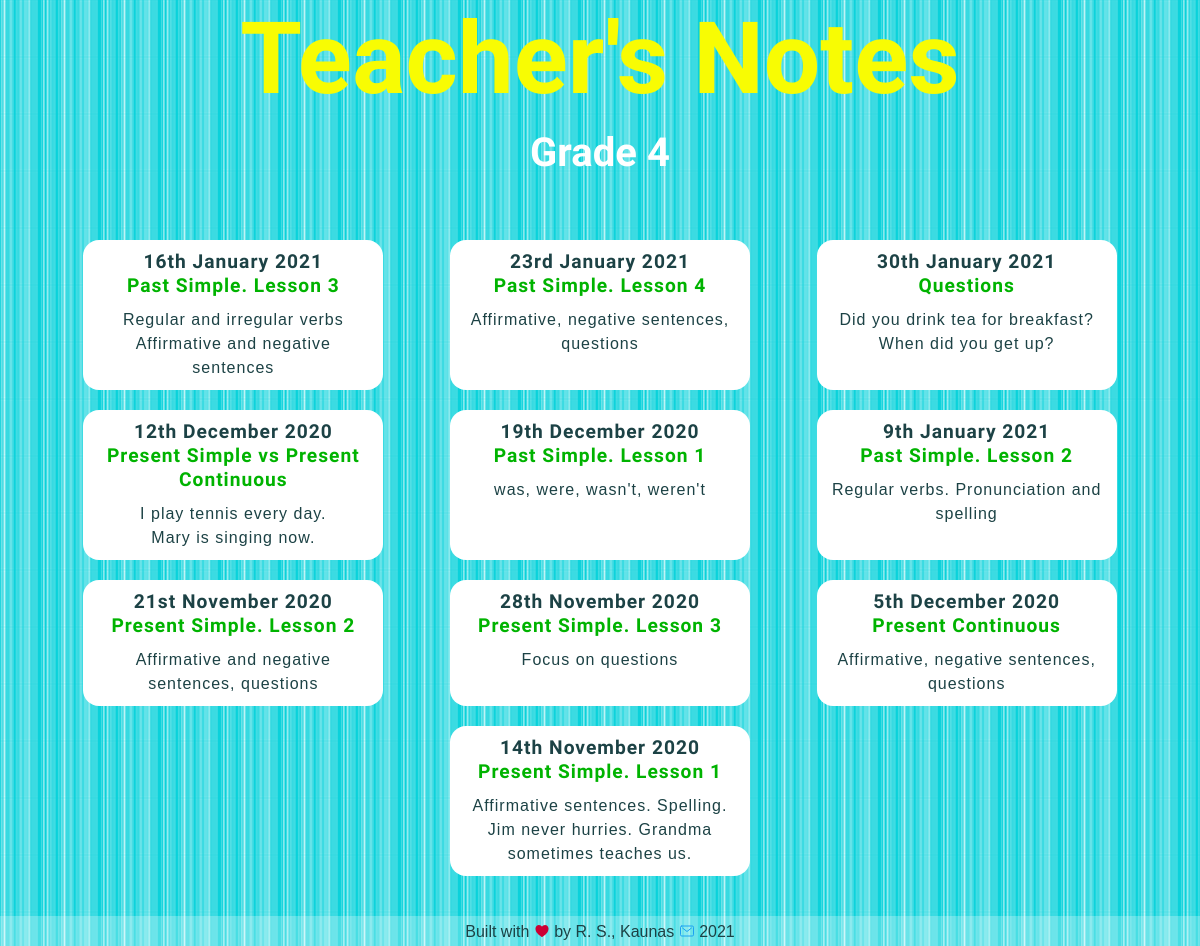
The page /blog/grade4/ on the database as committed earlier.
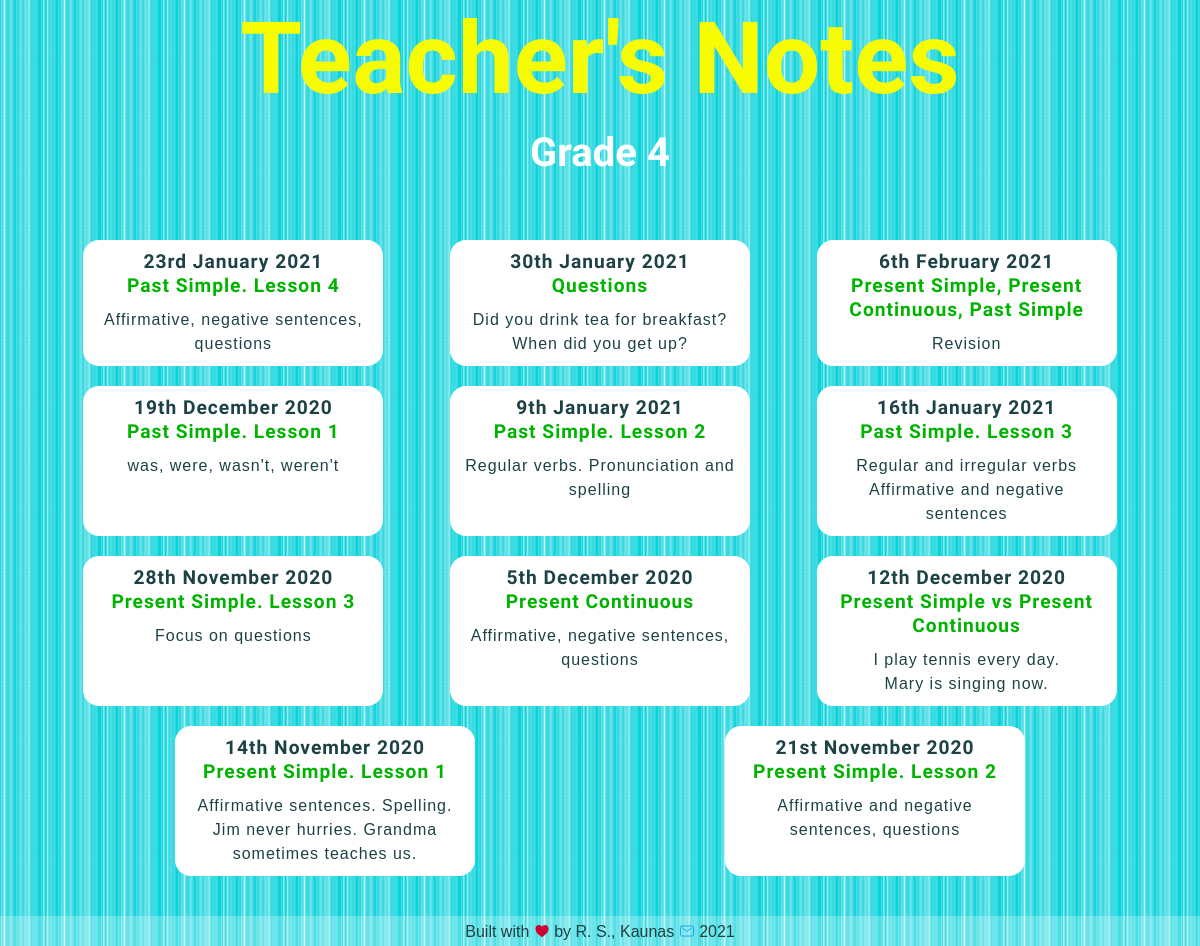
The same page on the database as committed later.
### blog/models.py (models this page shows, shortened)
class Grade4blogpost(models.Model):
    grade = models.CharField(max_length=10, default='Grade 4')
    date = models.DateField()
    title = models.TextField(max_length=200)
    intro = models.TextField(max_length=400, default='intro')
    description = models.TextField()
    image = models.ImageField(upload_to='blog/images/', default='blog/images/soon.png')
    file = models.FileField(upload_to='blog/downloads/', blank='True')
    credits = models.TextField(blank='True')

### blog/views.py (the view)
# urls.py: path('grade4/', views.view_all_grade4, name='url_all_grade4'),
def view_all_grade4(request):
    blogposts = Grade4blogpost.objects.order_by('-date')
    return render(request, 'blog/onegrade_4.html', {'blogposts': blogposts})

### blog/templates/blog/onegrade_4.html (shortened to what this page needs)
<!DOCTYPE html>
{% load static %}
<html lang="en">
<head>
    <link href="{% static 'blog/all_posts.css' %}" type="text/css" rel="stylesheet"/>
    <link href="{% static 'blog/queries.css' %}" type="text/css" rel="stylesheet"/>
</head>
<body>
<div id="page-container">
    <div id="content-wrap">
        <header>
            <h1>Teacher's Notes</h1>
            <h2>Grade 4</h2>
        </header>
        <section>
            <h3></h3>
            <div class="flex-container">
                {% for blogpost in blogposts %}
                    <a class="button" href="{% url 'blog:url_one_grade4' blogpost.id %}">
                        <h4>{{ blogpost.date|date:'jS F Y' }}</h4>
                        <h5>{{ blogpost.title }}</h5>
                        <p>{{ blogpost.intro|safe|truncatewords:20 }}</p></a>
                {% endfor %}
            </div>
        </section>
    </div>
    {% include 'blog/footer.html' %}
</div>
</body>
</html>

Rows that differ between the two databases and show on the page:
added Grade4blogpost: date "6th February 2021", title "Present Simple, Present Continuous, Past Simple", intro "Revision"
